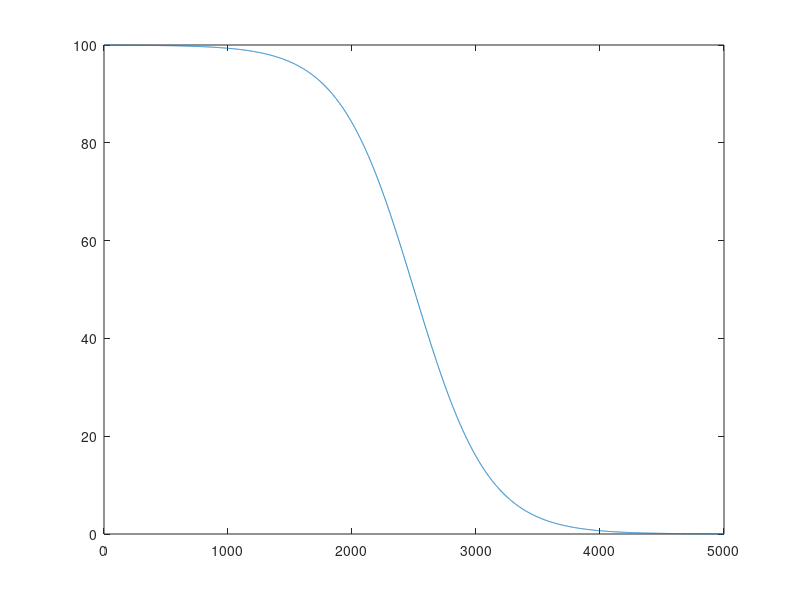

This figure's MATLAB source:
clear    
InitialStep = 100; % Exploration/exploitation balance parameters:
    P1 = 2;
    P2 = 300;
    MaxSteps=5000;
    for iter = 1:MaxSteps
    Step(iter) = InitialStep * (1/(1+exp((iter-(MaxSteps/P1))/P2)));
    end
    plot(Step)